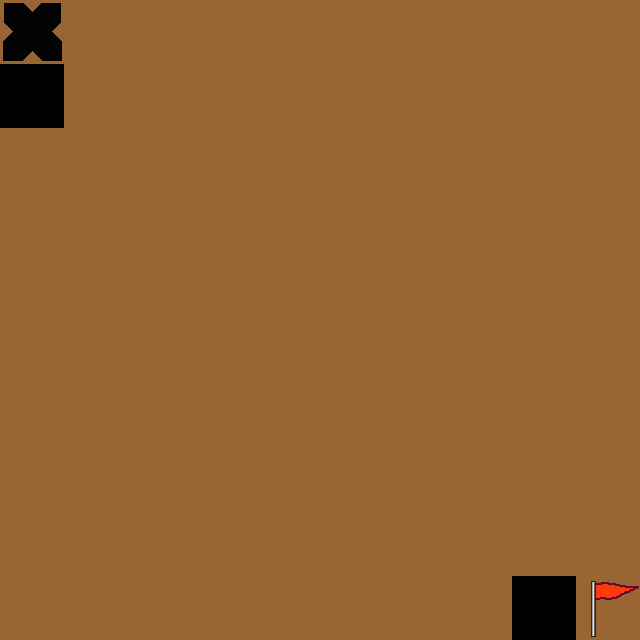

Rendered tile map (Tiled .tmx) drawn with the repository's tilesets; below, a short description and the full map source, tile grids included:
An orthogonal 10x10 tile map with 64x64 px tiles, 2 tile layers (base, doodads), 2 tilesets.

<map version="1.0" orientation="orthogonal" width="10" height="10" tilewidth="64" tileheight="64">
 <tileset firstgid="1" name="main_tiles" tilewidth="64" tileheight="64">
  <image source="../tiles/main_tiles.png" width="192" height="64" />
 </tileset>
 <tileset firstgid="4" name="doodads_ref_tilesheet" tilewidth="64" tileheight="64">
  <image source="../doodads/doodads_ref_tilesheet.png" width="320" height="64" />
 </tileset>
 <layer name="base" width="10" height="10">
  <data>
   <tile gid="1" />
   <tile gid="1" />
   <tile gid="1" />
   <tile gid="1" />
   <tile gid="1" />
   <tile gid="1" />
   <tile gid="1" />
   <tile gid="1" />
   <tile gid="1" />
   <tile gid="1" />
   <tile gid="2" />
   <tile gid="1" />
   <tile gid="1" />
   <tile gid="1" />
   <tile gid="1" />
   <tile gid="1" />
   <tile gid="1" />
   <tile gid="1" />
   <tile gid="1" />
   <tile gid="1" />
   <tile gid="1" />
   <tile gid="1" />
   <tile gid="1" />
   <tile gid="1" />
   <tile gid="1" />
   <tile gid="1" />
   <tile gid="1" />
   <tile gid="1" />
   <tile gid="1" />
   <tile gid="1" />
   <tile gid="1" />
   <tile gid="1" />
   <tile gid="1" />
   <tile gid="1" />
   <tile gid="1" />
   <tile gid="1" />
   <tile gid="1" />
   <tile gid="1" />
   <tile gid="1" />
   <tile gid="1" />
   <tile gid="1" />
   <tile gid="1" />
   <tile gid="1" />
   <tile gid="1" />
   <tile gid="1" />
   <tile gid="1" />
   <tile gid="1" />
   <tile gid="1" />
   <tile gid="1" />
   <tile gid="1" />
   <tile gid="1" />
   <tile gid="1" />
   <tile gid="1" />
   <tile gid="1" />
   <tile gid="1" />
   <tile gid="1" />
   <tile gid="1" />
   <tile gid="1" />
   <tile gid="1" />
   <tile gid="1" />
   <tile gid="1" />
   <tile gid="1" />
   <tile gid="1" />
   <tile gid="1" />
   <tile gid="1" />
   <tile gid="1" />
   <tile gid="1" />
   <tile gid="1" />
   <tile gid="1" />
   <tile gid="1" />
   <tile gid="1" />
   <tile gid="1" />
   <tile gid="1" />
   <tile gid="1" />
   <tile gid="1" />
   <tile gid="1" />
   <tile gid="1" />
   <tile gid="1" />
   <tile gid="1" />
   <tile gid="1" />
   <tile gid="1" />
   <tile gid="1" />
   <tile gid="1" />
   <tile gid="1" />
   <tile gid="1" />
   <tile gid="1" />
   <tile gid="1" />
   <tile gid="1" />
   <tile gid="1" />
   <tile gid="1" />
   <tile gid="1" />
   <tile gid="1" />
   <tile gid="1" />
   <tile gid="1" />
   <tile gid="1" />
   <tile gid="1" />
   <tile gid="1" />
   <tile gid="1" />
   <tile gid="2" />
   <tile gid="1" />
  </data>
 </layer>
 <layer name="doodads" width="10" height="10">
  <data>
   <tile gid="4" />
   <tile gid="0" />
   <tile gid="0" />
   <tile gid="0" />
   <tile gid="0" />
   <tile gid="0" />
   <tile gid="0" />
   <tile gid="0" />
   <tile gid="0" />
   <tile gid="0" />
   <tile gid="0" />
   <tile gid="0" />
   <tile gid="0" />
   <tile gid="0" />
   <tile gid="0" />
   <tile gid="0" />
   <tile gid="0" />
   <tile gid="0" />
   <tile gid="0" />
   <tile gid="0" />
   <tile gid="0" />
   <tile gid="0" />
   <tile gid="0" />
   <tile gid="0" />
   <tile gid="0" />
   <tile gid="0" />
   <tile gid="0" />
   <tile gid="0" />
   <tile gid="0" />
   <tile gid="0" />
   <tile gid="0" />
   <tile gid="0" />
   <tile gid="0" />
   <tile gid="0" />
   <tile gid="0" />
   <tile gid="0" />
   <tile gid="0" />
   <tile gid="0" />
   <tile gid="0" />
   <tile gid="0" />
   <tile gid="0" />
   <tile gid="0" />
   <tile gid="0" />
   <tile gid="0" />
   <tile gid="0" />
   <tile gid="0" />
   <tile gid="0" />
   <tile gid="0" />
   <tile gid="0" />
   <tile gid="0" />
   <tile gid="0" />
   <tile gid="0" />
   <tile gid="0" />
   <tile gid="0" />
   <tile gid="0" />
   <tile gid="0" />
   <tile gid="0" />
   <tile gid="0" />
   <tile gid="0" />
   <tile gid="0" />
   <tile gid="0" />
   <tile gid="0" />
   <tile gid="0" />
   <tile gid="0" />
   <tile gid="0" />
   <tile gid="0" />
   <tile gid="0" />
   <tile gid="0" />
   <tile gid="0" />
   <tile gid="0" />
   <tile gid="0" />
   <tile gid="0" />
   <tile gid="0" />
   <tile gid="0" />
   <tile gid="0" />
   <tile gid="0" />
   <tile gid="0" />
   <tile gid="0" />
   <tile gid="0" />
   <tile gid="0" />
   <tile gid="0" />
   <tile gid="0" />
   <tile gid="0" />
   <tile gid="0" />
   <tile gid="0" />
   <tile gid="0" />
   <tile gid="0" />
   <tile gid="0" />
   <tile gid="0" />
   <tile gid="0" />
   <tile gid="0" />
   <tile gid="0" />
   <tile gid="0" />
   <tile gid="0" />
   <tile gid="0" />
   <tile gid="0" />
   <tile gid="0" />
   <tile gid="0" />
   <tile gid="0" />
   <tile gid="5" />
  </data>
 </layer>
</map>
